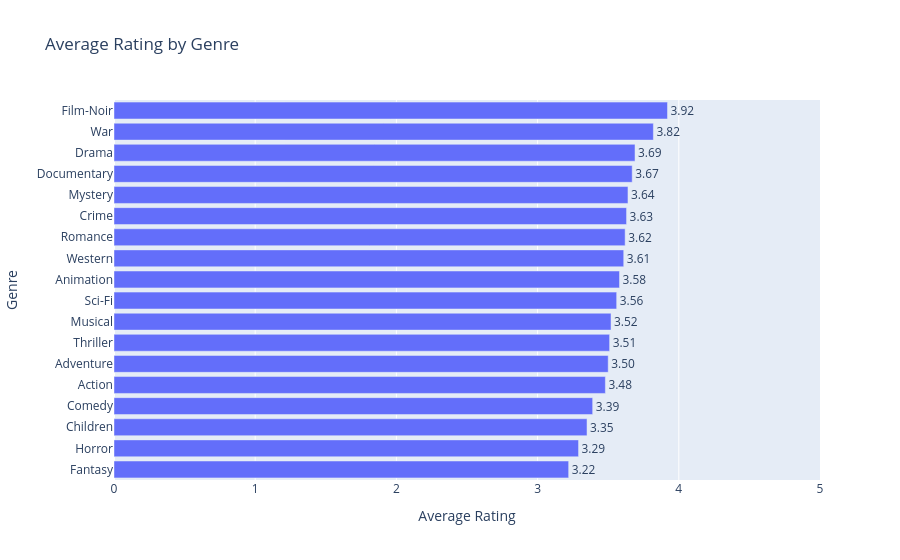

Notebook code cell kept with this figure:
### Code cell
fig = px.bar(
    qualified_genres,
    x='average_rating',
    y='genres',
    orientation='h',
    text='average_rating',
    hover_data=['rating_count', 'movie_count'],
    title='Average Rating by Genre',
    labels={
        'average_rating': 'Average Rating',
        'genres': 'Genre',
        'rating_count': 'Number of Ratings',
        'movie_count': 'Unique Movies'
    }
)

fig.update_traces(texttemplate='%{text:.2f}', textposition='outside')
fig.update_yaxes(categoryorder='total ascending')
fig.update_xaxes(range=[0, 5])
fig.show()

### Figure 1 — Plotly figure (JSON) as saved in the notebook; plotly's stock layout.template omitted (floating-point values rounded to 4 significant figures)
{"data": [{"customdata": [[1733, 24], [9398, 71], [39895, 725], [758, 50], [5245, 61], [8055, 109], [19461, 247], [1854, 27], [3605, 42], [12730, 101], [4954, 56], [21872, 251], [13753, 135], [25589, 251], [29832, 505], [7182, 122], [5317, 92], [1352, 22]], "hovertemplate": "Average Rating=%{text}<br>Genre=%{y}<br>Number of Ratings=%{customdata[0]}<br>Unique Movies=%{customdata[1]}<extra></extra>", "legendgroup": "", "marker": {"color": "#636efa", "pattern": {"shape": ""}}, "name": "", "orientation": "h", "showlegend": false, "text": [3.92, 3.82, 3.69, 3.67, 3.64, 3.63, 3.62, 3.61, 3.58, 3.56, 3.52, 3.51, 3.5, 3.48, 3.39, 3.35, 3.29, 3.22], "textposition": "outside", "texttemplate": "%{text:.2f}", "type": "bar", "x": [3.92, 3.82, 3.69, 3.67, 3.64, 3.63, 3.62, 3.61, 3.58, 3.56, 3.52, 3.51, 3.5, 3.48, 3.39, 3.35, 3.29, 3.22], "xaxis": "x", "y": ["Film-Noir", "War", "Drama", "Documentary", "Mystery", "Crime", "Romance", "Western", "Animation", "Sci-Fi", "Musical", "Thriller", "Adventure", "Action", "Comedy", "Children", "Horror", "Fantasy"], "yaxis": "y"}], "layout": {"barmode": "relative", "legend": {"tracegroupgap": 0}, "title": {"text": "Average Rating by Genre"}, "xaxis": {"anchor": "y", "domain": [0, 1], "range": [0, 5], "title": {"text": "Average Rating"}}, "yaxis": {"anchor": "x", "categoryorder": "total ascending", "domain": [0, 1], "title": {"text": "Genre"}}}}
